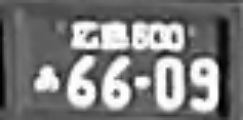
#> input picture originals_02/plate0.jpg, 243 x 120 px, found by its file name; its folder holds only this picture in this run
$ python test.py
#> lines starting #> are read from the running program, lines starting #| are printed output that depends on the picture
import cv2
import os
import numpy as np


def main(input_folder, output_folder):
#> called with input_folder = '/home/god/mp/univ/plate_ocr/originals_02'
    image_files = [f for f in os.listdir(input_folder) if f.lower().endswith(('.png', '.jpg', '.jpeg', '.gif', '.bmp'))]

    if not image_files:
        print("指定されたフォルダに画像が見つかりませんでした。")
        return

    # ファイル名でソート
    image_files.sort()

    for image_file in image_files:
        image_path = os.path.join(input_folder, image_file)
        output_path = os.path.join(output_folder, image_file)
        img = cv2.imread(image_path)
#> img is the input picture: shape (120, 243, 3); min 0, max 255, mean 123.7

        # 縦横比で変換比率決定
        dst = []
        diff = 0
        height, width, _ = img.shape[:3]
#> height = 120; width = 243
        aspect_ratio = width / height
#> aspect_ratio = 2.02
        if aspect_ratio < 1.5:
            diff = 35
        elif aspect_ratio < 1.6:
            diff = 30
        elif aspect_ratio < 1.8:
            diff = 20
        elif aspect_ratio < 1.9:
            diff = 10
        else:
            diff = 0

        # 変換の隅決め
        pts1 = np.float32([[0,0],[0,height-diff],[width,height],[width,diff]])
#> pts1 = [[0, 0], [0, 120], [243, 120], [243, 0]]
        pts2 = np.float32([[0,0],[0,height],[250,height],[250,0]])
#> pts2 = [[0, 0], [0, 120], [250, 120], [250, 0]]

        # 投影変換
        M = cv2.getPerspectiveTransform(pts1,pts2)
        dst = cv2.warpPerspective(img,M,(250,height))

        # グレースケール
        dst = cv2.cvtColor(dst, cv2.COLOR_BGR2GRAY)
#> dst: shape (120, 250)
        # ナンバーだけ切り取るみたいな
        dst = dst[30:120, 50:240]
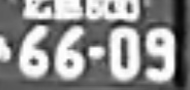
#> dst: shape (90, 190); min 0, max 255, mean 142.1

        # 32x100にリサイズ
        new_width = int((250*32)/height)
        dst = cv2.resize(dst, dsize=(new_width, 32))
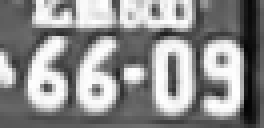
#> dst: shape (32, 66) (shown 4 times larger); min 4, max 255, mean 141.9
        left = int((100-new_width)/2)
        dst = cv2.copyMakeBorder(dst, 0, 0, left, 100-new_width-left, cv2.BORDER_CONSTANT, value=dst.mean())
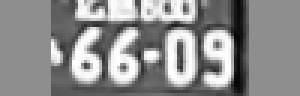
#> dst: shape (32, 100) (shown 3 times larger); min 4, max 255, mean 141.9

        # ネガポジ反転
        # if dst.mean() < 150:
        #     dst = 255 - dst
        # ret, dst = cv2.threshold(dst, 100, 255, cv2.THRESH_TOZERO)
        cv2.imwrite(output_path, dst)


if __name__ == "__main__":
    input_folder = "/home/god/mp/univ/plate_ocr/originals_02"
    output_folder = "/home/god/mp/univ/plate_ocr/front_views_02_32x100"

    # input_folder = "/home/lagusa/python/palte_ocr/03_selected"
    # output_folder = "/home/lagusa/python/palte_ocr/front_views_03"
    main(input_folder, output_folder)

$ run again, on originals_02/plate172.jpg
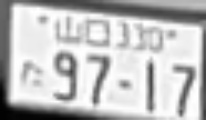
#> input picture originals_02/plate172.jpg, 206 x 120 px, found by its file name
#> in main, img is the input picture: shape (120, 206, 3); min 1, max 255, mean 190.8
#> in main, `dst = dst[30:120, 50:240]`:
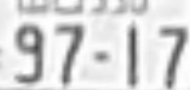
#> dst: shape (90, 190); min 66, max 255, mean 217
#> in main, `dst = cv2.copyMakeBorder(dst, 0, 0, left, 100-new_width-left, cv2.BORD..`:
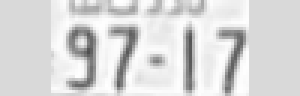
#> dst: shape (32, 100) (shown 3 times larger); min 79, max 255, mean 216.9

$ run again, on originals_02/plate186.jpg
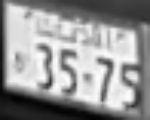
#> input picture originals_02/plate186.jpg, 150 x 120 px, found by its file name
#> in main, img is the input picture: shape (120, 150, 3); min 2, max 254, mean 149.7
#> in main, `dst = dst[30:120, 50:240]`:
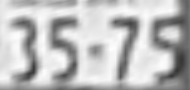
#> dst: shape (90, 190); min 53, max 254, mean 189.5
#> in main, `dst = cv2.copyMakeBorder(dst, 0, 0, left, 100-new_width-left, cv2.BORD..`:
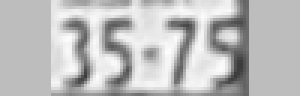
#> dst: shape (32, 100) (shown 3 times larger); min 58, max 253, mean 189.2

$ run again, on originals_02/plate196.jpg
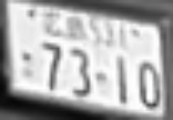
#> input picture originals_02/plate196.jpg, 173 x 120 px, found by its file name
#> in main, img is the input picture: shape (120, 173, 3); min 7, max 255, mean 172.1
#> in main, `dst = dst[30:120, 50:240]`:
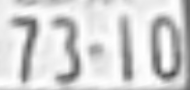
#> dst: shape (90, 190); min 72, max 255, mean 212.2
#> in main, `dst = cv2.copyMakeBorder(dst, 0, 0, left, 100-new_width-left, cv2.BORD..`:
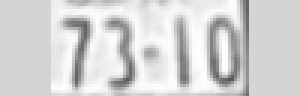
#> dst: shape (32, 100) (shown 3 times larger); min 81, max 255, mean 212.1

$ run again, on originals_02/plate116.jpg
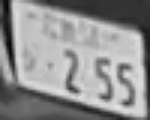
#> input picture originals_02/plate116.jpg, 150 x 120 px, found by its file name
#> in main, img is the input picture: shape (120, 150, 3); min 3, max 232, mean 143.8
#> in main, `dst = dst[30:120, 50:240]`:
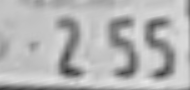
#> dst: shape (90, 190); min 48, max 231, mean 181.5
#> in main, `dst = cv2.copyMakeBorder(dst, 0, 0, left, 100-new_width-left, cv2.BORD..`:
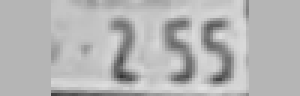
#> dst: shape (32, 100) (shown 3 times larger); min 52, max 226, mean 181.3
